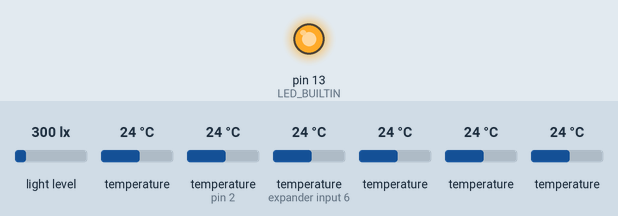
Bench run of a sketch on a simulated Arduino Uno, built with avr-gcc and run on an emulated ATmega328P. Parts: output pins drawn as LEDs (lit = HIGH). The test bench sets the inputs (shaded band); at power-on: light level 300 lx, temperature 24 °C, temperature (sensors on pin 2, expander input 6) 24 °C. The local clock reads 2024-03-15 10:24:30 at power-on unless the sketch sets it; the modem accepts every AT command (registered, SIM ready, sends succeed) and sends nothing else.

Above: at 16.1 s.
At 107.5 s:
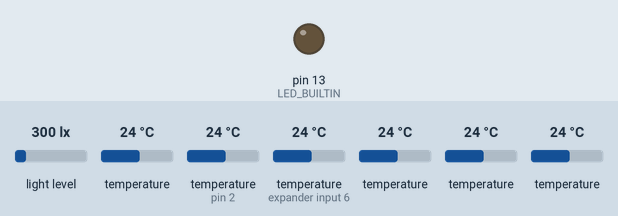
Timing chart, 0 to 109.0 s (numbered marks = the images above):
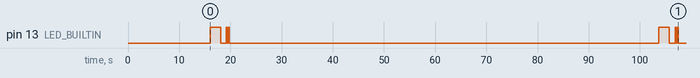

The sketch:

DataLogger.ino
```cpp
#include <BH1750.h>
#include <OneWire.h>
#include <DallasTemperature.h>
#include <DS3231.h>
#include <Narcoleptic.h>
#include <SoftwareSerial.h>
#include <Wire.h>

#define ONE_WIRE_BUS 2 //TemperatureDataPin on D2

SoftwareSerial mySerial(10, 11);
//SIM Module
//SIM800L:  TXD pin   -> Arduino Digital 10
//          RXD pin   -> Arduino Digital 11

BH1750 lightMeter;
//LightModule
// BH1750:  SDA pin   -> Arduino Analog 4 or the dedicated SDA pin
//          SCL pin   -> Arduino Analog 5 or the dedicated SCL pin

OneWire oneWire(ONE_WIRE_BUS);
DallasTemperature sensors(&oneWire);

DS3231  rtc(SDA, SCL);
//Clock Module
// DS3231:  SDA pin   -> Arduino Analog 4 or the dedicated SDA pin
//          SCL pin   -> Arduino Analog 5 or the dedicated SCL pin

const int ledPin  = 4; //LED
float temp0 = 0;
float temp1 = 0;
float temp2 = 0;
float temp3 = 0;
float temp4 = 0;
float temp5 = 0;
float light = 0;
String dateStamp;// = "";

String apn = "";           //APN
String apn_u = "";                     //APN-Username
String apn_p = "";                     //APN-Password
String url = "";  //URL for HTTP-POST-REQUEST
String data;   //datastring

const long samplingInterval = 60000; //every 110 seconds (up to 2147483647)


void setup() {
  Narcoleptic.disableTimer1();
  Narcoleptic.disableTimer2();
  Narcoleptic.disableSPI();
  delay(500);
  Serial.begin(9600);
  mySerial.begin(9600);
  Wire.begin();
  sensors.begin();
  pinMode(LED_BUILTIN, OUTPUT);
  delay(500);
  rtc.begin();
  sensors.getTempCByIndex(0);
  sensors.getTempCByIndex(1);
  sensors.getTempCByIndex(2);
  sensors.getTempCByIndex(3);
  sensors.getTempCByIndex(4);
  lightMeter.begin(BH1750::ONE_TIME_HIGH_RES_MODE);
  delay(15000);
}

void loop() {
  loggTemp();
  delay(1000);
  Narcoleptic.delay(samplingInterval);
}


void loggTemp() {
  digitalWrite(LED_BUILTIN,HIGH);
  delay(2000);
  digitalWrite(LED_BUILTIN,LOW);
  mySerial.println("AT+CSCLK=0");
  delay(300);
  mySerial.println("AT+CSCLK=0");
  dateStamp = rtc.getDateStr(FORMAT_SHORT,FORMAT_BIGENDIAN,'_');
  float lux = lightMeter.readLightLevel();
  sensors.requestTemperatures();
  float t0 = sensors.getTempCByIndex(0);
  float t1 = sensors.getTempCByIndex(1);
  float t2 = sensors.getTempCByIndex(2);
  float t3 = sensors.getTempCByIndex(3);
  float t4 = sensors.getTempCByIndex(4);
  float t5 = rtc.getTemp();
  digitalWrite(LED_BUILTIN, HIGH);
  delay(200);
  digitalWrite(LED_BUILTIN, LOW);
  delay(200);
  digitalWrite(LED_BUILTIN, HIGH);
  delay(200);
  digitalWrite(LED_BUILTIN, LOW);
  data = "{\"D\":" + dateStamp +",\"T1\":" + String(t0) + ",\"T2\":" + String(t1) + ",\"T3\":" + String(t2) + ",\"T4\":" + String(t3) + ",\"T5\":" + String(t4) + ",\"T6\":" + String(t5) + "}";
  gsm_sendhttp();
}


void gsm_sendhttp() {

  mySerial.println("AT");
  //runsl();//Print GSM Status an the Serial Output;
  delay(4000);
  mySerial.println("AT+SAPBR=3,1,Contype,GPRS");
  //runsl();
  delay(100);
  mySerial.println("AT+SAPBR=3,1,APN," + apn);
  //runsl();
  delay(100);
  mySerial.println("AT+SAPBR=3,1,USER," + apn_u); //Comment out, if you need username
  //runsl();
  delay(100);
  mySerial.println("AT+SAPBR=3,1,PWD," + apn_p); //Comment out, if you need password
  //runsl();
  delay(100);
  mySerial.println("AT+SAPBR =1,1");
  //runsl();
  delay(100);
  mySerial.println("AT+SAPBR=2,1");
  //runsl();
  delay(2000);
  mySerial.println("AT+HTTPINIT");
  //runsl();
  delay(100);
  mySerial.println("AT+HTTPPARA=CID,1");
  //runsl();
  delay(100);
  mySerial.println("AT+HTTPPARA=URL," + url);
  //runsl();
  delay(100);
  mySerial.println("AT+HTTPPARA=CONTENT,application/x-www-form-urlencoded");
  //runsl();
  delay(100);
  mySerial.println("AT+HTTPDATA=" + String(data.length()) + ",10000");
  //runsl();
  delay(100);
  mySerial.println(data);
  //runsl();
  delay(10000);
  mySerial.println("AT+HTTPACTION=1");
  //runsl();
  delay(5000);
  mySerial.println("AT+HTTPREAD");
  //runsl();
  delay(100);
  mySerial.println("AT+HTTPTERM");
  //runsl();
  delay(200);
  mySerial.println("AT+CSCLK=2");
  delay(200);
}

//Print GSM Status
//void runsl() {
//  while (mySerial.available()) {
//    Serial.write(mySerial.read());
//  }
//}
```

Measured:
- by itself, pin 13 (LED_BUILTIN): LOW → HIGH at 16.1 s, → LOW 2.0 s later, → HIGH 1.1 s later, → LOW 0.20 s later, … (12 changes in this stretch)
